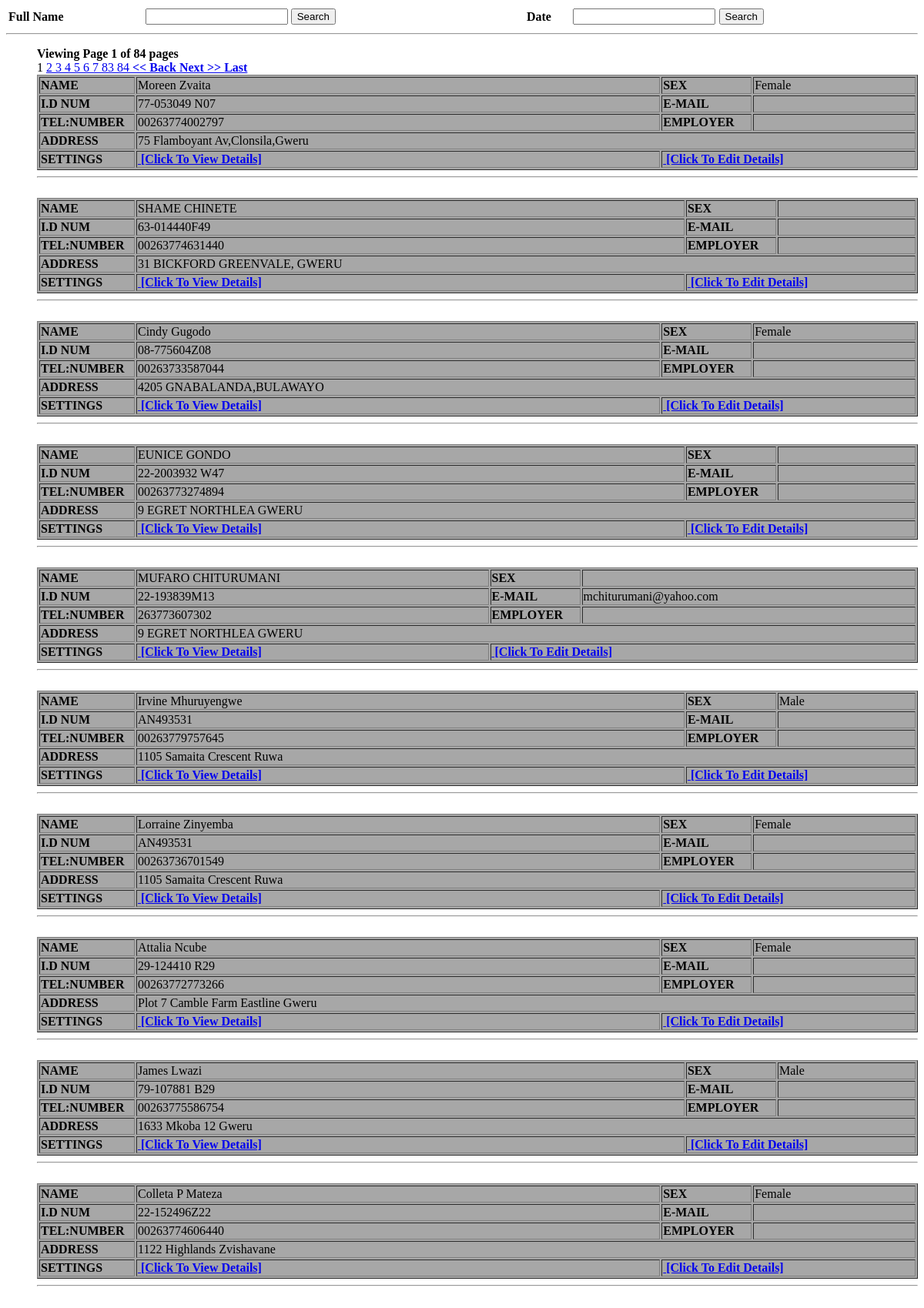
Page /scripts/clients.php on the committed database.
### tables this page shows
CREATE TABLE `clients` (
  `name` varchar(255) DEFAULT NULL,
  `surname` varchar(255) DEFAULT NULL,
  `address` varchar(255) DEFAULT NULL,
  `email` varchar(255) DEFAULT NULL,
  `contact` varchar(255) DEFAULT NULL,
  `idnum` varchar(255) DEFAULT NULL,
  `id` int(255) NOT NULL AUTO_INCREMENT,
  `stand_id` varchar(255) DEFAULT NULL,
  `sex` varchar(255) DEFAULT NULL,
  `dob` varchar(255) DEFAULT NULL,
  `ecnum` varchar(255) DEFAULT NULL,
  `file_number` varchar(255) DEFAULT NULL,
  `date` varchar(255) DEFAULT NULL,
  PRIMARY KEY (`id`)
);

### scripts/clients.php (the view, shortened to what this page needs)
<link rel="stylesheet" href="ui.datepicker.css" type="text/css" media="screen" title="core css file" charset="utf-8" />
</script><?php
include_once ('funcs.php');
?>
<form action="" method="post">
  <div align="center">
    <table width="100%">
      <tr><td width="15%"><strong>Full Name</strong></td><td width="16%"><input type="text" name="name" size="20"></td><td width="26%"><input type="submit" class='btn btn-info' name="submit" value="Search"></td><td width="5%"><strong>Date</strong></td><td width="16%"><input type="text" name="date"  id="date"size="20"></td><td width="22%"><input type="submit" class='btn btn-info' name="submit2" value="Search"></td></tr>
    </table><hr>
  </div>
</form>
<?php
    $page = (int) (!isset($_GET["current"]) ? 1 : $_GET["current"]);
    $limit = 10;
    $startpoint = ($page * $limit) - $limit;
  $sql = "clients";
  ?>
<div class="records round">
  <ul class="homelist">
<?php
 $query = mysql_query("SELECT * FROM {$sql} LIMIT {$startpoint} , {$limit}");
echo pagination($sql,$limit,$page,'index.php?page=clients.php&');
while ($info = mysql_fetch_assoc($query)) {
?>
<table width="100%" bgcolor="#A7A7A7" border="1">
  <tr>
    <td width="120"><strong>NAME</strong></td>
    <td><?php echo $info['name']." ".$info['surname']; ?></td>
    <td width="113"><strong>SEX</strong></td>
    <td><?php echo $info['sex']; ?></td>
  </tr>
  <tr>
    <td><strong>I.D NUM</strong></td>
    <td><?php echo $info['idnum']; ?></td>
    <td><strong>E-MAIL</strong></td>
    <td><?php echo $info['email']; ?></td>
  </tr>
  <tr>
    <td><strong>TEL:NUMBER</strong></td>
    <td><?php echo $info['contact']; ?></td>
    <td><strong>EMPLOYER</strong></td>
    <td><?php echo $info['employer']; ?></td>
  </tr>
  <tr>
    <td><strong>ADDRESS</strong></td>
    <td colspan="3"><?php echo $info['address']; ?></td>
  </tr> <tr> <td><strong>SETTINGS</strong></td>
    <td><strong><font color="red"><a href="index.php?page=statement.php&client_id=<?php echo $info['id']; ?>&id=<?php echo $info['stand_id']; ?>"class='btn btn-info'><i class='icon-file-alt icon-large'></i>&nbsp;[Click To View Details]</a></font></strong></td>
    <td colspan="3"><strong><a href="index.php?page=edit.php&id=<?php echo $info['id']; ?>"class='btn btn-success'><i class='icon-file-alt icon-large'></i>&nbsp;[Click To Edit Details]</a></strong></td>
  </tr>
</table><hr><br>
<?php
 }   ?>
</table></div>

### rows in the picture
clients: name "Moreen", surname "Zvaita", sex "Female", idnum "77-053049 N07", contact "00263774002797", address "75 Flamboyant Av,Clonsila,Gweru"
clients: name "SHAME", surname "CHINETE", idnum "63-014440F49", contact "00263774631440", address "31 BICKFORD GREENVALE, GWERU"
clients: name "Cindy", surname "Gugodo", sex "Female", idnum "08-775604Z08", contact "00263733587044", address "4205 GNABALANDA,BULAWAYO"
clients: name "EUNICE", surname "GONDO", idnum "22-2003932 W47", contact "00263773274894", address "9 EGRET NORTHLEA GWERU"
clients: name "MUFARO", surname "CHITURUMANI", idnum "22-193839M13", email "mchiturumani@yahoo.com", contact "263773607302", address "9 EGRET NORTHLEA GWERU"
clients: name "Irvine", surname "Mhuruyengwe", sex "Male", idnum "AN493531", contact "00263779757645", address "1105 Samaita Crescent Ruwa"
clients: name "Lorraine", surname "Zinyemba", sex "Female", idnum "AN493531", contact "00263736701549", address "1105 Samaita Crescent Ruwa"
clients: name "Attalia", surname "Ncube", sex "Female", idnum "29-124410 R29", contact "00263772773266", address "Plot 7 Camble Farm Eastline Gweru"
clients: name "James", surname "Lwazi", sex "Male", idnum "79-107881 B29", contact "00263775586754", address "1633 Mkoba 12 Gweru"
clients: name "Colleta P", surname "Mateza", sex "Female", idnum "22-152496Z22", contact "00263774606440", address "1122 Highlands Zvishavane"

### other values in the picture
$page "1"
$lastpage "84"
$lpm1 "83"
